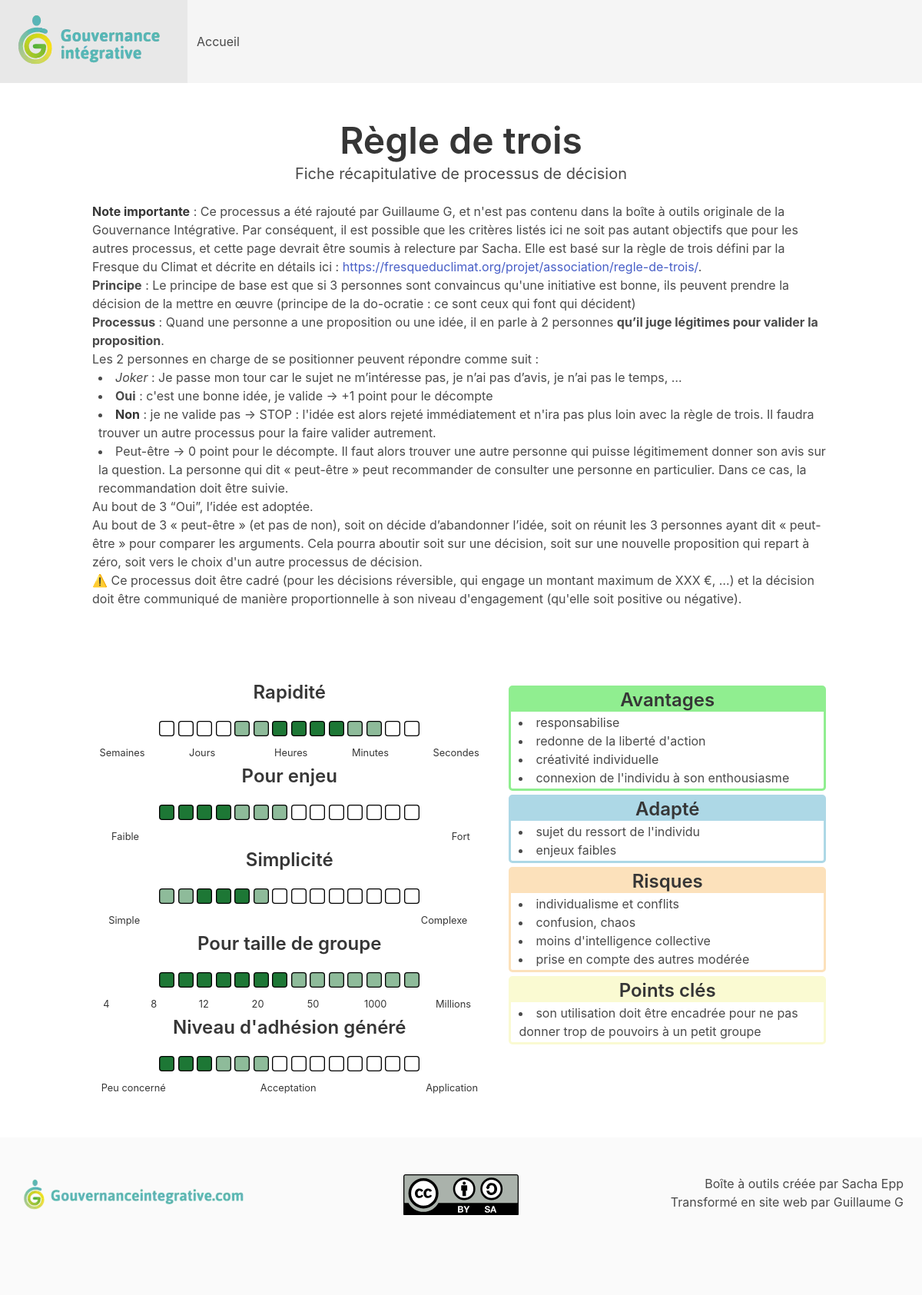
The app's page /processus/501, older data.
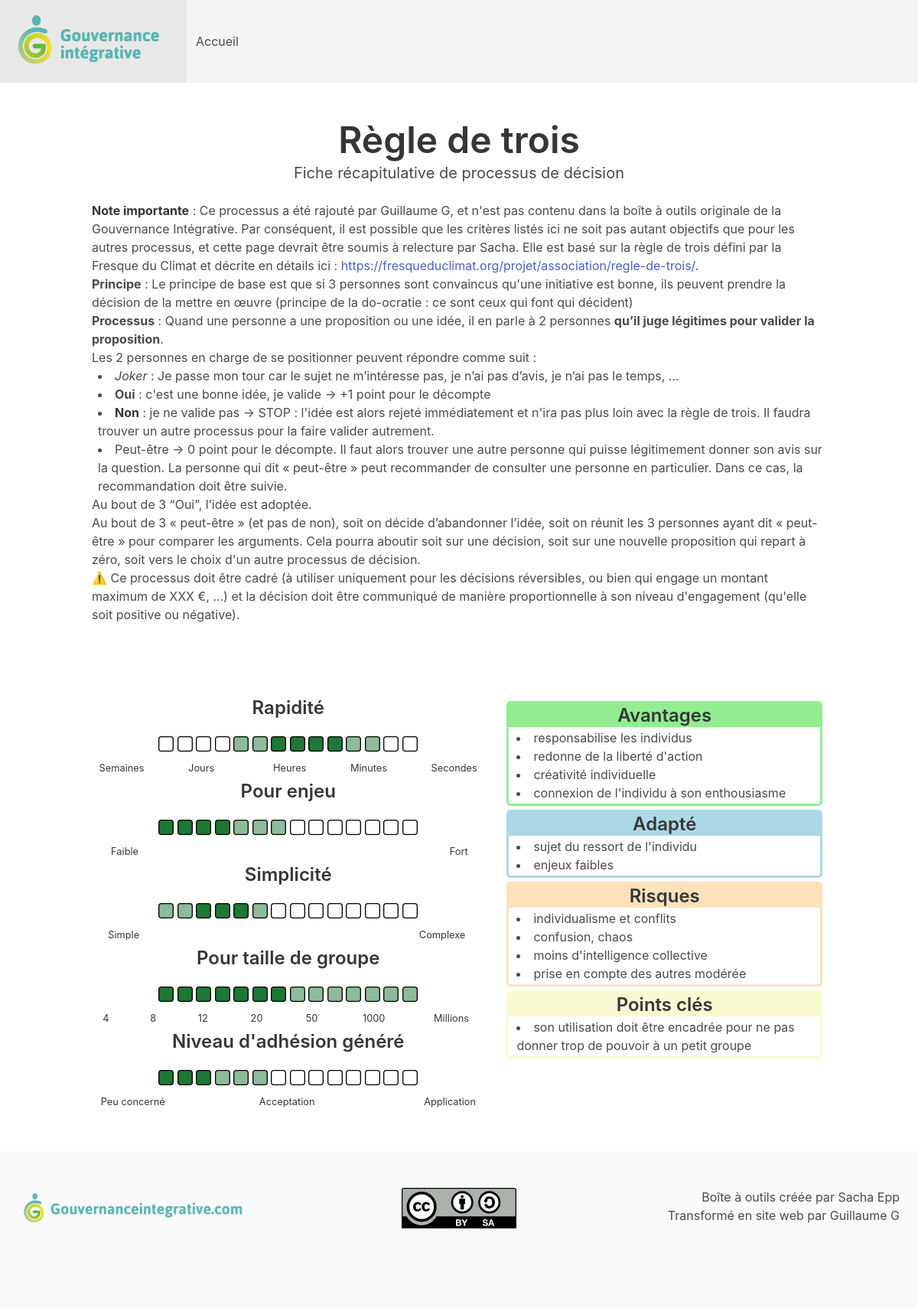
The same page, newer data.
### tables this page shows
CREATE TABLE processus (
    id INTEGER PRIMARY KEY AUTOINCREMENT,
    titre TEXT NOT NULL,
    description TEXT NOT NULL,
    -- textes :
    -- ce sont des textes contenant du HTML
    -- au format <ul><li>...</li></ul>
    -- car ce sont de simples listes
    avantages TEXT,
    adapte TEXT,
    risques TEXT,
    inconvenients TEXT,
    deconseille TEXT,
    points_cles TEXT,
    -- critères :
    -- ils sont au format de 14 caractères
    -- chaque caractère représente une case
    -- 0 = blanc
    -- 1 = vert pale
    -- 2 = vert foncé
    rapidite TEXT NOT NULL,
    enjeu TEXT NOT NULL,
    simplicite TEXT NOT NULL,
    taille_groupe TEXT NOT NULL,
    adhesion TEXT NOT NULL
);

### app.py (the view)
@app.route("/processus/<id_processus>")
def get_processus(id_processus):
    result = retourne_un_processus(id_processus)
    if len(result) > 0:
        processus = result[0]
        return render_template(
            "processus.html",
            processus=processus,
            caracteristiques=caracteristiques,
            criteres=criteres,
        )
    return "processus introuvable."

### app.py (called while the page is built)
@app.template_filter()
def crit_filter(crit):
    result = {
        "0": "0",
        "1": "0.5",
        "2": "1",
    }
    return result[crit]

def get_db_connection():
    conn = sqlite3.connect(DATABASE_PATH)
    conn.row_factory = sqlite3.Row
    return conn

def retourne_un_processus(id_processus) -> dict:
    conn = get_db_connection()
    req_select = """SELECT *
    FROM processus
    WHERE id = ?
    LIMIT 1"""
    result = conn.execute(req_select, [id_processus]).fetchall()
    conn.close()
    return result

### templates/processus.html (shortened to what this page needs)
{% extends 'layout.html' %}
{% block body %}
<section class="section">
  <div class="container">
    <h1 class="title is-1 text-center" id="titre">
      {{ processus['titre'] }}
    </h1>
    <p class="subtitle text-center">
      {% if processus['id'] % 100 == 0 %}
        Fiche récapitulative de famille de processus
      {% else %}
        Fiche récapitulative de processus de décision
      {% endif %}
    </p>
    <div id="description">
      {{ processus['description']|safe }}
    </div>
  </div>
</section>
<section class="section">
  <div class="container">
    <div class="columns">
      <div class="column text-center" id="criteres">
        {% for critere in criteres %}
          <div class="critere">
            <h2 class="title is-4">
              {{ critere["nom"] }}
            </h2>
            {% for i in processus[critere["id"]] %}
              <svg viewBox="0 0 30 30" xmlns="http://www.w3.org/2000/svg" class="crit">
                <rect x="1" y="1" width="28" height="28" rx="5" style="fill:#1d7735;fill-opacity:{{ i | crit_filter }};stroke:black;stroke-width:2px;" />
              </svg>
            {% endfor %}
          </div>
          <div>
            {% include 'legende_' + critere["id"] + '.j2' %}
          </div>
        {% endfor %}
      </div>
      <div class="column" id="caracteristiques">
        {% for caracteristique in caracteristiques %}
          {% if processus[caracteristique["id"]] %}
            <div class="caracteristique" style="border-color: {{ caracteristique["couleur"] }};">
              <div class="caracteristique-titre" style="background-color: {{ caracteristique["couleur"] }};">
                <h2 class="title is-4 text-center">
                  {{ caracteristique["nom"] }}
                </h2>
              </div>
              <div class="caracteristique-contenu">
                {{ processus[caracteristique["id"]]|safe }}
              </div>
            </div>
          {% endif %}
        {% endfor %}
      </div>
    </div>
  </div>
</section>
{% endblock %}

### templates/layout.html (shortened to what this page needs)
<!DOCTYPE html>
<html lang="fr">
  <head>
    <link rel="stylesheet" href="{{ url_for('static', filename='css/bulma_0.9.4.min.css') }}">
  </head>
  <body>
    {% include 'navbar.html' %}
    {% block body %}{% endblock %}
    {% include 'footer.html' %}
  </body>
</html>

### templates/navbar.html
<nav class="navbar is-light" role="navigation" aria-label="main navigation">
  <div class="navbar-brand">
    <a class="navbar-item" href="/">
      <img src="{{ url_for('static', filename='img/GI_logo.webp') }}" alt="Logo de la Gouvernance Integrative" width="220" height="92">
    </a>
  </div>
  <div class="navbar-menu">
    <div class="navbar-start">
      <a class="navbar-item" href="/">
        Accueil
      </a>
    </div>
  </div>
</nav>

### templates/legende_rapidite.j2
<table class="table is-fullwidth text-center legende">
<tr>
    <td>Semaines</td>
    <td></td>
    <td></td>
    <td>Jours</td>
    <td></td>
    <td></td>
    <td></td>
    <td>Heures</td>
    <td></td>
    <td></td>
    <td>Minutes</td>
    <td></td>
    <td></td>
    <td>Secondes</td>
</tr>
</table>

### templates/legende_enjeu.j2
<table class="table is-fullwidth text-center legende">
<tr>
    <td>Faible</td>
    <td></td>
    <td></td>
    <td></td>
    <td></td>
    <td></td>
    <td></td>
    <td></td>
    <td></td>
    <td></td>
    <td></td>
    <td></td>
    <td></td>
    <td>Fort</td>
</tr>
</table>

### templates/legende_simplicite.j2
<table class="table is-fullwidth text-center legende">
<tr>
    <td>Simple</td>
    <td></td>
    <td></td>
    <td></td>
    <td></td>
    <td></td>
    <td></td>
    <td></td>
    <td></td>
    <td></td>
    <td></td>
    <td></td>
    <td></td>
    <td>Complexe</td>
</tr>
</table>

### templates/legende_taille_groupe.j2
<table class="table is-fullwidth text-center legende">
<tr>
    <td>4</td>
    <td></td>
    <td>8</td>
    <td></td>
    <td>12</td>
    <td></td>
    <td>20</td>
    <td></td>
    <td>50</td>
    <td></td>
    <td>1000</td>
    <td></td>
    <td>Millions</td>
</tr>
</table>

### templates/legende_adhesion.j2
<table class="table is-fullwidth text-center legende">
<tr>
    <td>Peu concerné</td>
    <td></td>
    <td></td>
    <td></td>
    <td></td>
    <td></td>
    <td>Acceptation</td>
    <td></td>
    <td></td>
    <td></td>
    <td></td>
    <td></td>
    <td></td>
    <td>Application</td>
</tr>
</table>

### templates/footer.html
<footer class="footer">
  <div class="columns">
    <div class="column">
      <a href="https://gouvernanceintegrative.com/" target="_blank">
        <img src="{{ url_for('static', filename='img/GI_website.webp') }}" alt="Logo de la Gouvernance Integrative">
      </a>
    </div>
    <div class="column text-center">
      <a href="https://creativecommons.org/licenses/by-sa/2.0/fr/" target="_blank">
        <img src="{{ url_for('static', filename='img/CC_BY-SA.svg') }}" alt="Licence CC-BY-SA 2.0" width="150">
      </a>
    </div>
    <div class="column text-right">
      <p>Boîte à outils créée par Sacha Epp<br>
      Transformé en site web par Guillaume G</p>
    </div>
  </div>
</footer>

### templates/layout.html (style rules this page uses)
.navbar-item img { max-height: 6rem; }
.text-center { text-align: center; }
.text-right { text-align: right; }
ul { list-style: inside; padding-left: 0.5rem; }
.caracteristique { border: 3px lightblue solid; border-radius: 5px; margin: 5px; }
.caracteristique-titre { background-color: lightblue; padding: 2px; }
.caracteristique-contenu { padding: 2px; }
table.legende { font-size: 0.8rem; }
@media screen and (max-width: 1215px) { svg.crit { width: 20px; } }

Row changes from the older to the newer data that the page shows:
changed processus "Règle de trois": description "…processus doit être cadré (pour les décisions réversible, qui engage un montant…" → "…processus doit être cadré (à utiliser uniquement pour les décisions réversibles, ou bien qui engage un montant…"
Text that changed along with them:
new list line: "Avantages"
new list line: "responsabilise les individus redonne de la liberté d'action créativité individuelle connexion de l'individu à son enthousiasme"
new list line: "Points clés"
new list line: "son utilisation doit être encadrée pour ne pas donner trop de pouvoir à un petit groupe"
list line gone: "Avantages"
list line gone: "responsabilise redonne de la liberté d'action créativité individuelle connexion de l'individu à son enthousiasme"
list line gone: "Points clés"
list line gone: "son utilisation doit être encadrée pour ne pas donner trop de pouvoirs à un petit groupe"
